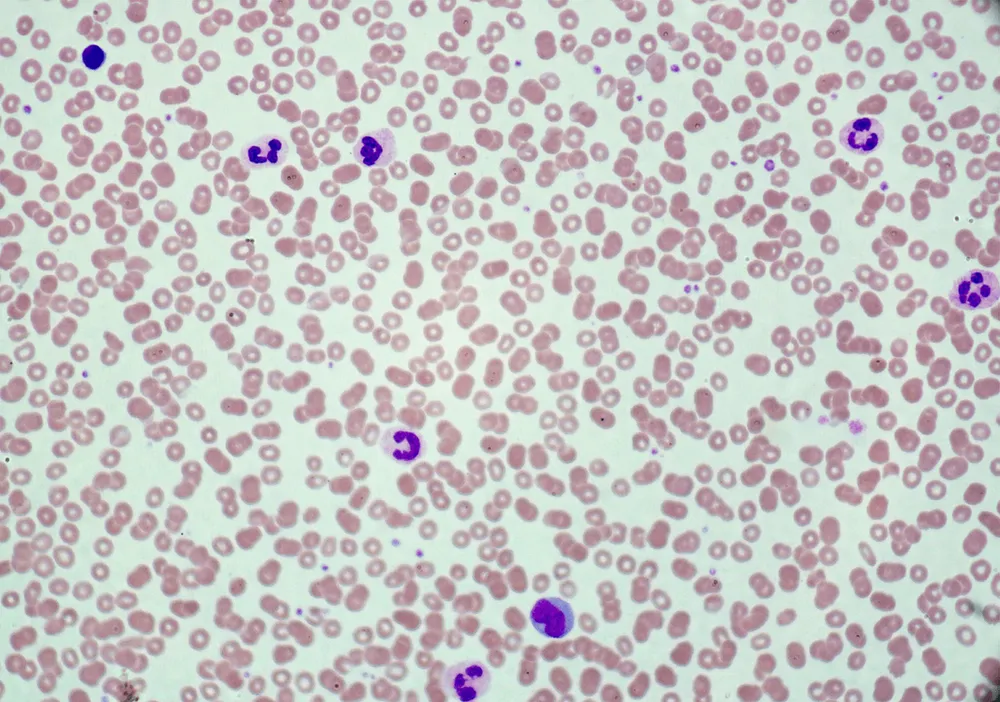
#> input picture Imagem1/041.png.webp, 1000 x 702 px, shrunk from 1500 x 1053 before the run, found by its file name
$ python deteccao_canny.py
#> lines starting #> are read from the running program, lines starting #| are printed output that depends on the picture
import cv2
import numpy as np
import matplotlib.pyplot as plt

# Carregar a imagem
imagem_path = "Imagem1/041.png.webp"
imagem = cv2.imread(imagem_path, cv2.IMREAD_GRAYSCALE)
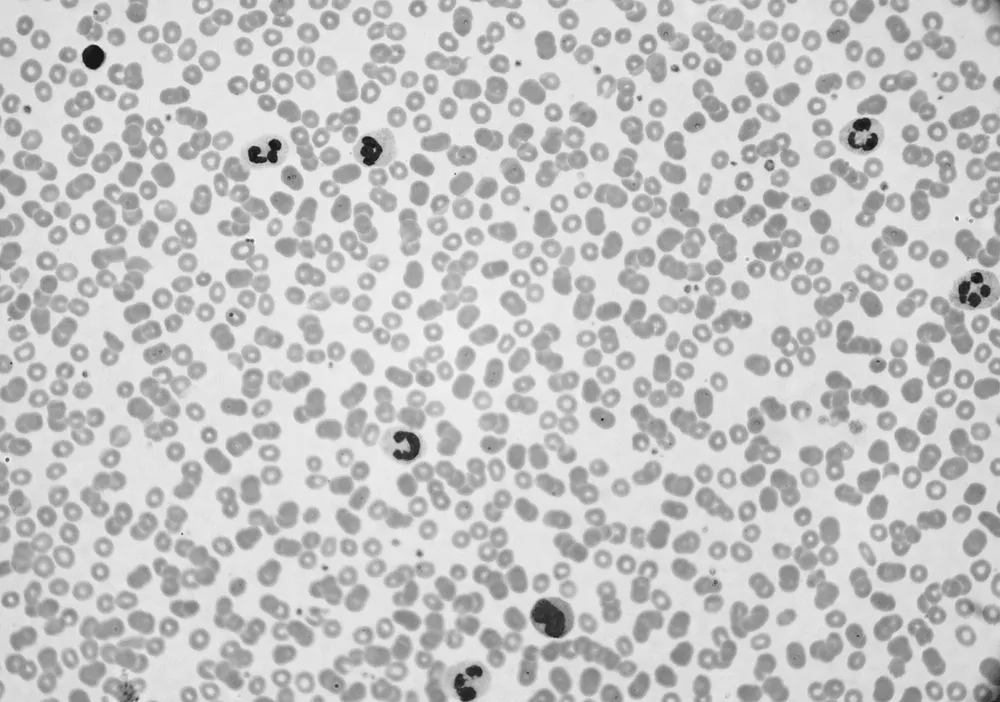
#> imagem: shape (702, 1000); min 14, max 248, mean 197

# Aplicar detecção de bordas usando o método de Canny
bordas = cv2.Canny(imagem, 50, 150)
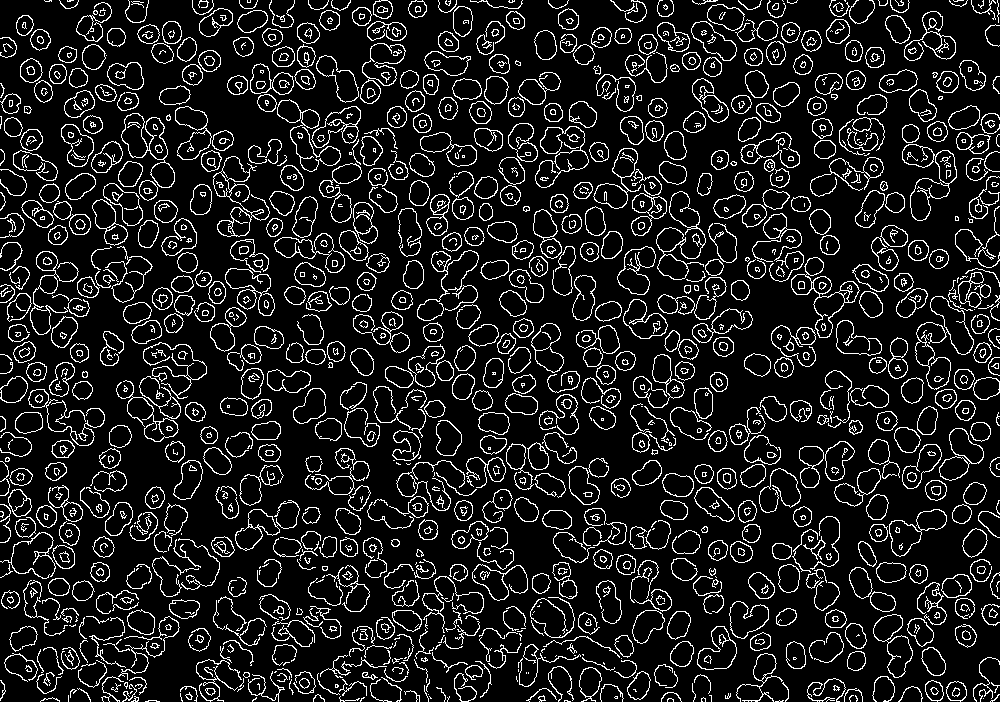
#> bordas: shape (702, 1000); 11.5% white in thin lines or dots

# Exibir a imagem original e a imagem com bordas
plt.subplot(121), plt.imshow(imagem, cmap='gray')
plt.title('Imagem Original'), plt.xticks([]), plt.yticks([])

plt.subplot(122), plt.imshow(bordas, cmap='gray')
plt.title('Detecção de Bordas - Canny'), plt.xticks([]), plt.yticks([])

plt.show()
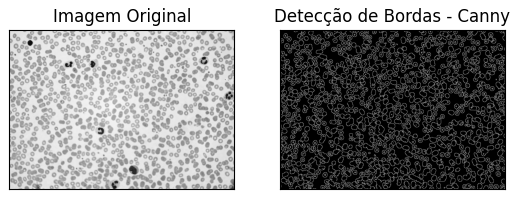
#> figure drawn by matplotlib, 2 panels
